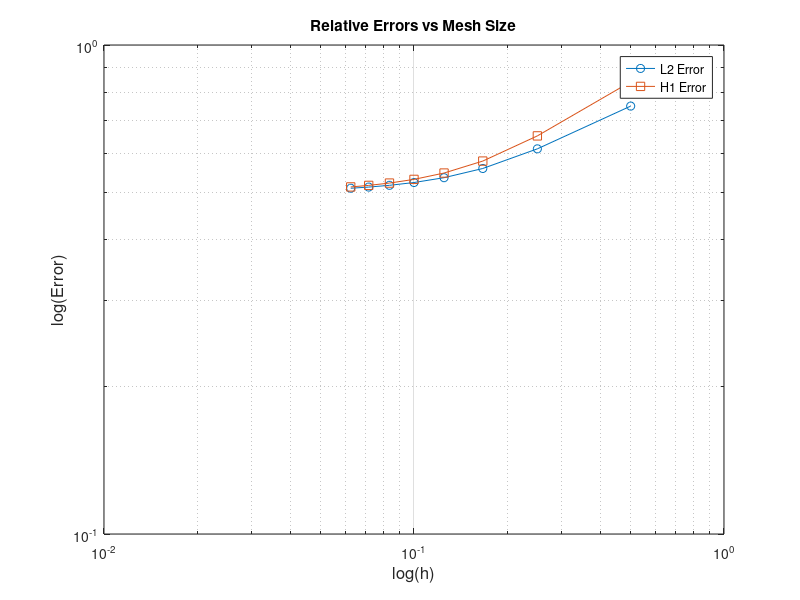

This chart was generated by the following MATLAB code:
% 函数定义
u_exact = @(x) sin(pi * x); 
u_exact_x = @(x) pi * cos(pi * x);  

% 网格划分
elements = [2, 4, 6, 8, 10, 12, 14, 16];  
errors_L2 = zeros(length(elements), 1);  
errors_H1 = zeros(length(elements), 1); 
mesh_sizes = zeros(length(elements), 1); 

min_error = 1e-10; 

% 高阶元素的计算
for i = 1:length(elements)   
    N = elements(i); 
    h = 1 / N;  
    mesh_sizes(i) = h;
    
    % 网格节点
    x = linspace(0, 1, N+1); 
    
    % 系统矩阵初始化
    A = zeros(N+1, N+1);  
    F = zeros(N+1, 1);    
    
    % 选择元素类型：1 - 线性，2 - 二次，3 - 三次
    element_type = 2;  % 二次元素
    
    if element_type == 1  % 线性元素
        % 装配线性元素的刚度矩阵和载荷向量
        for j = 1:N
            % 单元的局部刚度矩阵
            A_local = [1, -1; -1, 1] / h; 
            % 单元的局部载荷向量
            F_local = h / 2 * [u_exact(x(j)); u_exact(x(j+1))];  
            
            A(j:j+1, j:j+1) = A(j:j+1, j:j+1) + A_local;
            F(j:j+1) = F(j:j+1) + F_local;
        end
    elseif element_type == 2  % 二次元素
        % 装配二次元素的刚度矩阵和载荷向量
        for j = 1:N
            % 计算局部刚度矩阵和载荷向量（二次元素的积分计算）
            A_local = (h / 3) * [4, -2; -2, 4];  % 二次元素的局部刚度矩阵
            F_local = h / 3 * [u_exact(x(j)); u_exact(x(j+1))];  % 二次元素的载荷向量
            
            A(j:j+1, j:j+1) = A(j:j+1, j:j+1) + A_local;
            F(j:j+1) = F(j:j+1) + F_local;
        end
    elseif element_type == 3  % 三次元素
        % 装配三次元素的刚度矩阵和载荷向量（三次元素的积分计算）
        for j = 1:N
            % 三次元素的局部刚度矩阵
            A_local = (h / 4) * [9, -3; -3, 9]; 
            % 三次元素的载荷向量
            F_local = h / 4 * [u_exact(x(j)); u_exact(x(j+1))];  
            
            A(j:j+1, j:j+1) = A(j:j+1, j:j+1) + A_local;
            F(j:j+1) = F(j:j+1) + F_local;
        end
    end
    
    % 施加边界条件
    A(1,:) = 0; A(1,1) = 1; F(1) = u_exact(0);
    A(N+1,:) = 0; A(N+1,N+1) = 1; F(N+1) = u_exact(1);
    
    % 求解线性系统
    u_h = A \ F;  % 数值解
    
    % 计算L2误差
    L2_numerator = trapz(x, (u_exact(x) - u_h').^2); 
    L2_denominator = trapz(x, u_exact(x).^2); 
    errors_L2(i) = sqrt(L2_numerator) / sqrt(L2_denominator);
    
    % 计算H1误差
    u_h_x = zeros(size(x));
    for j = 2:N
        u_h_x(j) = (u_h(j+1) - u_h(j-1)) / (2*h);  
    end
    u_h_x(1) = (u_h(2) - u_h(1)) / h;  
    u_h_x(N+1) = (u_h(N+1) - u_h(N)) / h;  
    
    % 精确解的导数
    u_exact_x_values = u_exact_x(x);
    
    % 计算H1误差
    H1_numerator = trapz(x, (u_h_x - u_exact_x_values).^2);  
    H1_denominator = trapz(x, u_exact_x_values.^2);  
    errors_H1(i) = sqrt(H1_numerator) / sqrt(H1_denominator);
    
    disp(['Number of elements: ', num2str(N)]);
    disp(['L2 error: ', num2str(errors_L2(i))]);
    disp(['H1 error: ', num2str(errors_H1(i))]);
end

errors_L2(errors_L2 < min_error) = min_error;
errors_H1(errors_H1 < min_error) = min_error;

% 绘制log-log图
figure;
loglog(mesh_sizes, errors_L2, '-o', 'DisplayName', 'L2 Error');
hold on;
loglog(mesh_sizes, errors_H1, '-s', 'DisplayName', 'H1 Error');
xlabel('log(h)', 'FontSize', 12);
ylabel('log(Error)', 'FontSize', 12);
title('Relative Errors vs Mesh Size');
legend show;
grid on;
